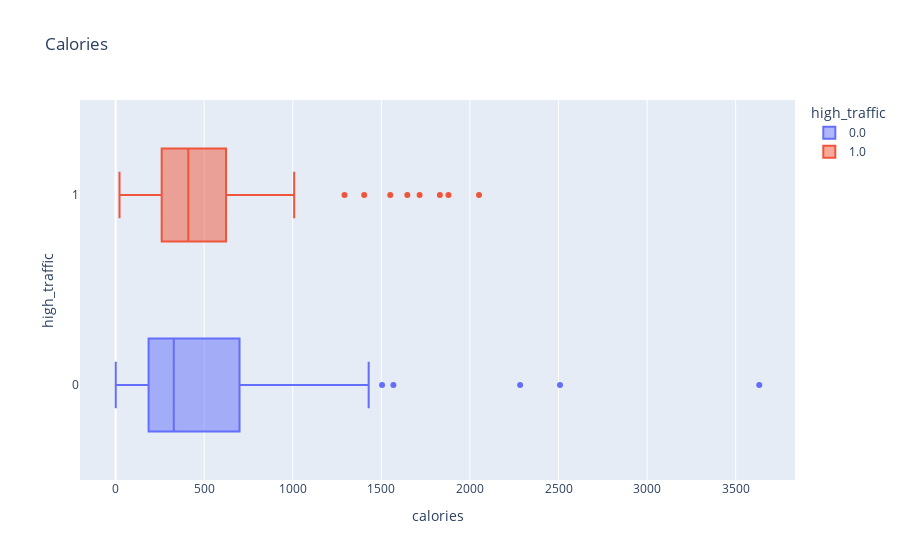

Source (notebook cell):
### Markdown cell above
### 6. What happened to chicken and breakfast?
As mentioned previously, if we are spending a lot of time and effort on chicken recipes yet they only got little attention, we certainly have to diagnose this category and restrategise. We investigate this by plotting the box plots of nutritions spread between 'high-traffic recipe' and 'non-high traffic recipe' in the two categories.

We spotted some noticeable insights, see graph 6 & 7: For chicken genre, while carbs and proteins show little difference, **'winner' chickens have lower ranges in calories and sugar**! It implies that **customers lean more towards low calories and sugar cicken dishes**. The breakfast genre demonstrates more discrepencies. The 'winner breakfasts' have significantly lower range in calories, carbs and sugar, suggesting that **breakfast with low calories, carbs and sugar are more popular**. (maybe turn add more salad into breakfast, given the high popularity in veges!)

By the way, quite surprising that customers are acutally protein-indifferent, especially in chicken, given gyms and body-building are gaining more popularity nowadays.

### Code cell
#Graph 6: Box plot. Nutritious components difference between 'winner chicken' and 'ignored chicken'
df_chicken = df[df['category'] == 'Chicken']
for nutr in nutritions:
    fig = px.box(df_chicken, x=nutr, y='high_traffic', color='high_traffic', title=nutr.capitalize())
    fig.show()

### Figure 1 — Plotly figure (JSON) as saved in the notebook; plotly's stock layout.template omitted (floating-point values rounded to 4 significant figures)
{"data": [{"alignmentgroup": "True", "hovertemplate": "high_traffic=%{y}<br>calories=%{x}<extra></extra>", "legendgroup": "0.0", "marker": {"color": "#636efa"}, "name": "0.0", "notched": false, "offsetgroup": "0.0", "orientation": "h", "showlegend": true, "x": [183.9, 248.3, 127.5, 347.1, 264.6, 262.1, 288.6, 367.3, 191.8, 1105.0, 2508.0, 113.8, 266.4, 165.2, 38.92, 258.2, 1568, 935.8, 25.83, 1045.0, 918.2, 216.1, 1330.0, 62.85, 393.7, 357.1, 158.6, 593.6, 208.9, 288.6, 768.5, 288.6, 379.2, 25.91, 135.8, 718.3, 561.4, 134.5, 516.8, 1363.0, 338.7, 460.5, 46.66, 71.87, 310.5, 1504.0, 245.5, 452.5, 1272.0, 394.6, 208.7, 225.9, 883.1, 275.2, 139.5, 217.6, 2.98, 196.7, 133.7, 567.1, 184.4, 288.6, 268.4, 351.6, 51.87, 288.6, 1275.0, 41.29, 368.5, 225.4, 146.9, 996.0, 813.8, 458.7, 1057.0, 0.8, 147.2, 1428.0, 975.9, 891.1, 92.44, 582.5, 385.0, 548.4, 1161.0, 446.6, 328.5, 305.2, 624.6, 516.6, 474.1, 642.7, 110.9, 309.7, 42.3, 1089.0, 3633.0, 2283.0, 1338.0], "x0": " ", "xaxis": "x", "y": [0, 0, 0, 0, 0, 0, 0, 0, 0, 0, 0, 0, 0, 0, 0, 0, 0, 0, 0, 0, 0, 0, 0, 0, 0, 0, 0, 0, 0, 0, 0, 0, 0, 0, 0, 0, 0, 0, 0, 0, 0, 0, 0, 0, 0, 0, 0, 0, 0, 0, 0, 0, 0, 0, 0, 0, 0, 0, 0, 0, 0, 0, 0, 0, 0, 0, 0, 0, 0, 0, 0, 0, 0, 0, 0, 0, 0, 0, 0, 0, 0, 0, 0, 0, 0, 0, 0, 0, 0, 0, 0, 0, 0, 0, 0, 0, 0, 0, 0], "y0": " ", "yaxis": "y", "type": "box"}, {"alignmentgroup": "True", "hovertemplate": "high_traffic=%{y}<br>calories=%{x}<extra></extra>", "legendgroup": "1.0", "marker": {"color": "#EF553B"}, "name": "1.0", "notched": false, "offsetgroup": "1.0", "orientation": "h", "showlegend": true, "x": [621.5, 813.1, 85.17, 288.6, 24.05, 206.0, 379.9, 181.1, 410.3, 497.7, 278.1, 299.3, 1292.0, 523.7, 581.7, 1550.0, 359, 457.4, 1879.0, 581.0, 409.0, 138.1, 416.1, 231.2, 1008.0, 578.4, 182.2, 276.0, 708.6, 2051.0, 1830.0, 536.4, 1000.0, 114.1, 125.8, 354.0, 546.1, 264.1, 363.5, 452.7, 539.1, 288.6, 879.6, 288.6, 213, 22.02, 531.1, 617.8, 815.9, 98.67, 544.0, 299.8, 481.9, 339.4, 278.4, 628.5, 521.3, 712.3, 215.0, 1403.0, 790.2, 597.8, 41.92, 665.5, 247.9, 340.3, 84.91, 1647.0, 1716.0, 288.6, 375.3, 47.74, 186.2], "x0": " ", "xaxis": "x", "y": [1, 1, 1, 1, 1, 1, 1, 1, 1, 1, 1, 1, 1, 1, 1, 1, 1, 1, 1, 1, 1, 1, 1, 1, 1, 1, 1, 1, 1, 1, 1, 1, 1, 1, 1, 1, 1, 1, 1, 1, 1, 1, 1, 1, 1, 1, 1, 1, 1, 1, 1, 1, 1, 1, 1, 1, 1, 1, 1, 1, 1, 1, 1, 1, 1, 1, 1, 1, 1, 1, 1, 1, 1], "y0": " ", "yaxis": "y", "type": "box"}], "layout": {"xaxis": {"anchor": "y", "domain": [0, 1], "title": {"text": "calories"}}, "yaxis": {"anchor": "x", "domain": [0, 1], "title": {"text": "high_traffic"}, "categoryorder": "array", "categoryarray": [1, 0]}, "legend": {"title": {"text": "high_traffic"}, "tracegroupgap": 0}, "title": {"text": "Calories"}, "boxmode": "overlay"}}
